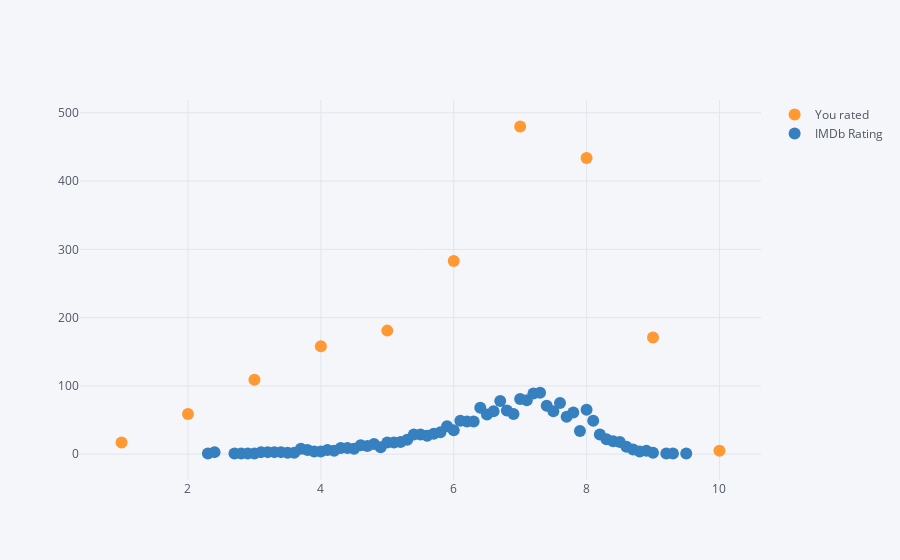

The code cell stored with this chart in its notebook:
### Code cell
df[['You rated','IMDb Rating']].apply(pd.Series.value_counts).iplot(mode='markers')

### Figure 1 — Plotly figure (JSON) as saved in the notebook; plotly's stock layout.template omitted (floating-point values rounded to 4 significant figures)
{"data": [{"line": {"color": "rgba(255, 153, 51, 1.0)", "dash": "solid", "width": 1.3}, "marker": {"size": 12, "symbol": "dot"}, "mode": "markers", "name": "You rated", "text": "", "type": "scatter", "x": [1, 2, 2.3, 2.4, 2.7, 2.8, 2.9, 3, 3.1, 3.2, 3.3, 3.4, 3.5, 3.6, 3.7, 3.8, 3.9, 4, 4.1, 4.2, 4.3, 4.4, 4.5, 4.6, 4.7, 4.8, 4.9, 5, 5.1, 5.2, 5.3, 5.4, 5.5, 5.6, 5.7, 5.8, 5.9, 6, 6.1, 6.2, 6.3, 6.4, 6.5, 6.6, 6.7, 6.8, 6.9, 7, 7.1, 7.2, 7.3, 7.4, 7.5, 7.6, 7.7, 7.8, 7.9, 8, 8.1, 8.2, 8.3, 8.4, 8.5, 8.6, 8.7, 8.8, 8.9, 9, 9.2, 9.3, 9.5, 10], "y": [17, 59, "", "", "", "", "", 109, "", "", "", "", "", "", "", "", "", 158, "", "", "", "", "", "", "", "", "", 181, "", "", "", "", "", "", "", "", "", 283, "", "", "", "", "", "", "", "", "", 480, "", "", "", "", "", "", "", "", "", 434, "", "", "", "", "", "", "", "", "", 171, "", "", "", 5]}, {"line": {"color": "rgba(55, 128, 191, 1.0)", "dash": "solid", "width": 1.3}, "marker": {"size": 12, "symbol": "dot"}, "mode": "markers", "name": "IMDb Rating", "text": "", "type": "scatter", "x": [1, 2, 2.3, 2.4, 2.7, 2.8, 2.9, 3, 3.1, 3.2, 3.3, 3.4, 3.5, 3.6, 3.7, 3.8, 3.9, 4, 4.1, 4.2, 4.3, 4.4, 4.5, 4.6, 4.7, 4.8, 4.9, 5, 5.1, 5.2, 5.3, 5.4, 5.5, 5.6, 5.7, 5.8, 5.9, 6, 6.1, 6.2, 6.3, 6.4, 6.5, 6.6, 6.7, 6.8, 6.9, 7, 7.1, 7.2, 7.3, 7.4, 7.5, 7.6, 7.7, 7.8, 7.9, 8, 8.1, 8.2, 8.3, 8.4, 8.5, 8.6, 8.7, 8.8, 8.9, 9, 9.2, 9.3, 9.5, 10], "y": ["", "", 1, 3, 1, 1, 1, 1, 3, 3, 3, 3, 2, 2, 8, 6, 4, 4, 6, 5, 9, 9, 8, 13, 12, 15, 10, 17, 17, 18, 21, 29, 29, 27, 30, 32, 41, 35, 49, 48, 48, 68, 58, 63, 78, 64, 59, 81, 79, 89, 90, 71, 63, 75, 55, 61, 34, 65, 49, 29, 22, 19, 18, 11, 7, 4, 5, 2, 1, 1, 1, ""]}], "layout": {"legend": {"bgcolor": "#F5F6F9", "font": {"color": "#4D5663"}}, "paper_bgcolor": "#F5F6F9", "plot_bgcolor": "#F5F6F9", "titlefont": {"color": "#4D5663"}, "xaxis1": {"gridcolor": "#E1E5ED", "showgrid": true, "tickfont": {"color": "#4D5663"}, "title": "", "titlefont": {"color": "#4D5663"}, "zerolinecolor": "#E1E5ED"}, "yaxis1": {"gridcolor": "#E1E5ED", "showgrid": true, "tickfont": {"color": "#4D5663"}, "title": "", "titlefont": {"color": "#4D5663"}, "zerolinecolor": "#E1E5ED"}}}
